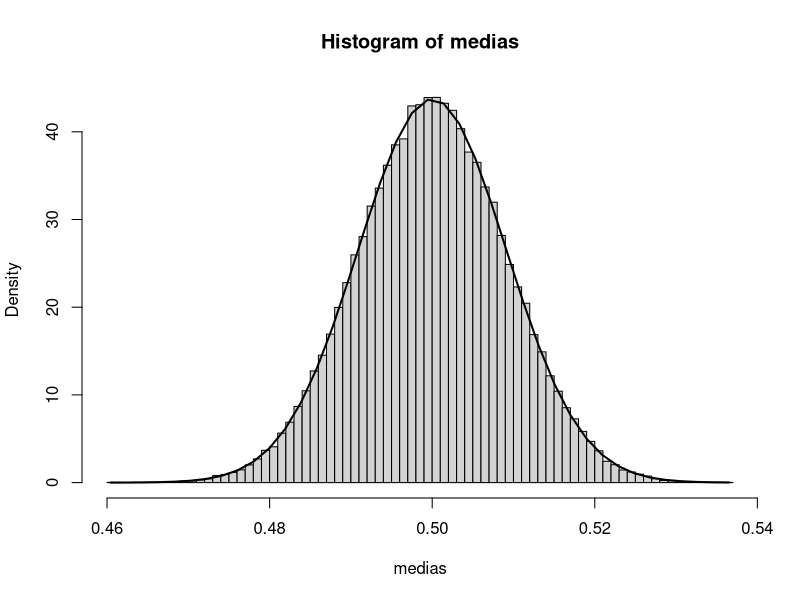
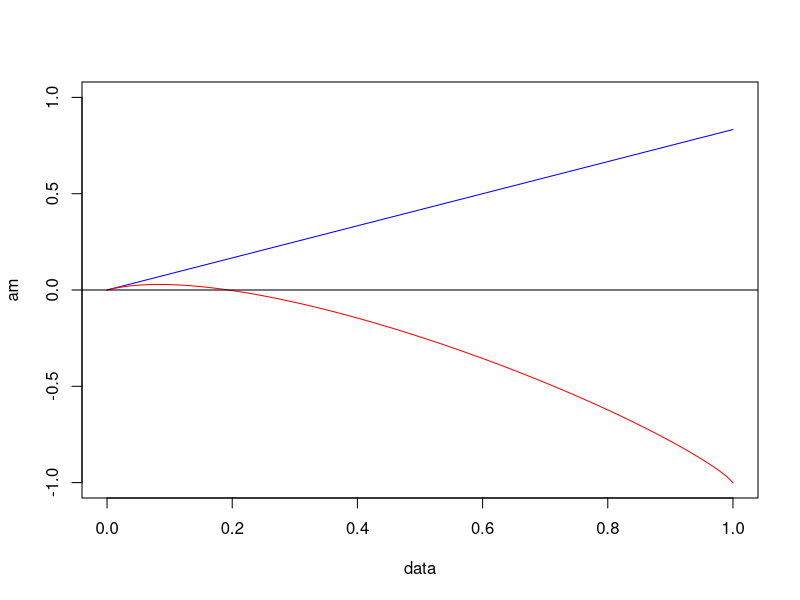

R code for these plots, in order:
# Codigos dos slides da media geometrica

numMedias = 100000;
medias = numeric(numMedias);
for (i in 1 : numMedias) {
    medias[i] = mean(runif(1000));
}
plot = hist(medias, freq = FALSE, breaks = 100);

xfit = seq(min(medias), max(medias), length = 40) 
yfit = dnorm(xfit, mean = mean(medias), sd = sd(medias));
lines(xfit, yfit, col = "black", lwd = 2);


# Alternativamente:
#plot = hist(medias);
#xfit = seq(min(medias), max(medias), length = 40) 
#yfit = dnorm(xfit, mean = mean(medias), sd = sd(medias));
#yfit = yfit * diff(plot$mids[1:2]) * length(medias);
#lines(xfit, yfit, col = "black", lwd = 2);
## Diferença entre 2 centros quaisquer de duas barras
## consecutivas do histograma --> diff(plot$mids[1:2])


# Media geometrica

jogoAM <- function(w) {
  avg = (5/6 * (1-w)) + (1/6 * (1+10*w)) - 1;
}

jogoGM <- function(w) {
  tim = (1 - w)^(5/6) * (1 + 10*w)^(1/6) - 1;
}

data = seq(0, 1, by=0.01);
am = jogoAM(data);
gm = jogoGM(data);

plot(data, am, type = "l", ylim = c(-1, 1), col = "blue");
lines(data, gm, col = "red")
abline(a = 0, b = 0)






